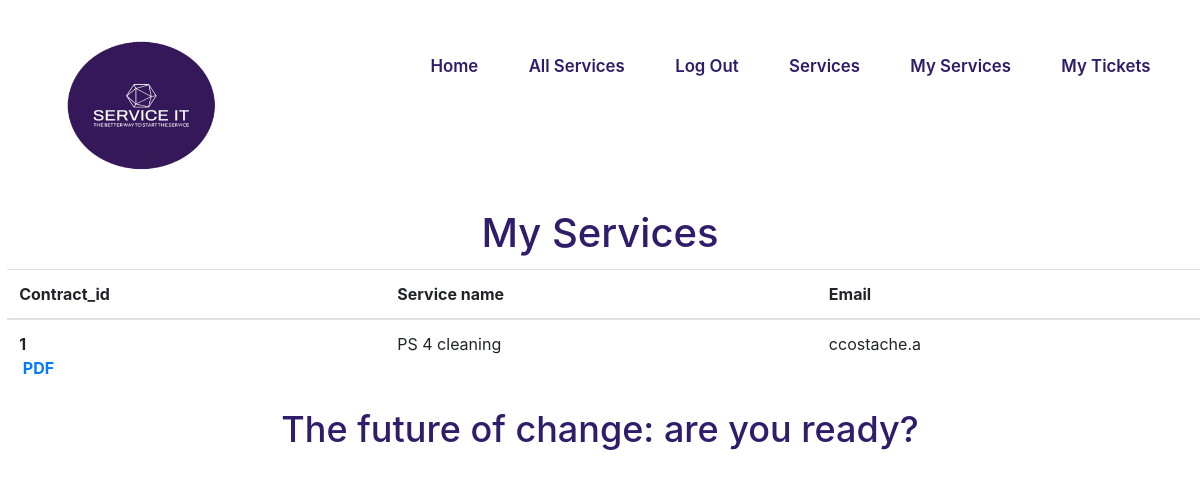
Page /CustomerServices/myservices.php (signed in) on the committed database.
### tables this page shows
CREATE TABLE `contract` (
  `CONTRACT_ID` int(11) NOT NULL,
  `CUSTOMER_ID` int(11) NOT NULL,
  `SERVICE_NAME` text NOT NULL,
  `EMAIL` varchar(11) NOT NULL
);

### CustomerServices/myservices.php (the view, shortened to what this page needs)
<?php
include_once '../includes/header.php';
?>
    <div class="login-title">
        <h1> My Services </h1>
    </div>
    <table class="table">
        <thead>
        <tr>
            <th scope="col">Contract_id</th>
            <th scope="col">Service name</th>
            <th scope="col">Email</th>
        </tr>
        </thead>
        <tbody>
        <?php
        $id = $_SESSION['sessionId'];
        $get_service_details = "SELECT * from contract WHERE CUSTOMER_ID=?";
        $stmt = $conn->prepare($get_service_details);
        $stmt->bind_param("i", $id);
        $stmt->execute();
        $result = $stmt->get_result();
        while ($row = $result->fetch_assoc()) {
            $contract_id = $row['CONTRACT_ID'];
            $service = $row['SERVICE_NAME'];
            $email = $row['EMAIL'];
            ?>
            <tr>
                <th scope="row"><?php echo $contract_id ?>
                    <br><a href="order_pdf.php?id=<?php echo $contract_id; ?>">PDF</a></th>
                <td><?php echo $service ?> </td>
                <td><?php echo $email ?></td>
            </tr>
            <?php
        }
        ?>
        </tbody>
    </table>
<?php
require_once '../includes/footer.php';
?>

### style.css (style rules this page uses)
* { margin: 0.3vw; padding: 0; -webkit-box-sizing: border-box; box-sizing: border-box; }
body { font-family: 'Segoe UI', Tahoma, Geneva, Verdana, sans-serif; background: #F4F5FF; }
a { text-decoration: none; }
.login-title { display: -webkit-box; display: -ms-flexbox; display: flex; -webkit-box-orient: horizontal; -webkit-box-direction: normal; -ms-flex-direction: row; flex-direction: row; -webkit-box-pack: center; -ms-flex-pack: center; justify-content: center; text-align: center; color: #2F1C6A; font-weight: bold; text-align: center; font-size: 1.5rem; }

### rows in the picture
contract: CONTRACT_ID "1", SERVICE_NAME "PS 4 cleaning", EMAIL "ccostache.a"
